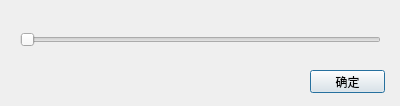
<?xml version="1.0" encoding="UTF-8"?>
<ui version="4.0">
 <class>GammaValSet</class>
 <widget class="QDialog" name="GammaValSet">
  <property name="geometry">
   <rect>
    <x>0</x>
    <y>0</y>
    <width>400</width>
    <height>106</height>
   </rect>
  </property>
  <property name="windowTitle">
   <string>Dialog</string>
  </property>
  <widget class="QSlider" name="horizontalSlider_GammaValue">
   <property name="geometry">
    <rect>
     <x>20</x>
     <y>30</y>
     <width>361</width>
     <height>19</height>
    </rect>
   </property>
   <property name="orientation">
    <enum>Qt::Horizontal</enum>
   </property>
  </widget>
  <widget class="QPushButton" name="pushButton_Ok">
   <property name="geometry">
    <rect>
     <x>310</x>
     <y>70</y>
     <width>75</width>
     <height>23</height>
    </rect>
   </property>
   <property name="text">
    <string>确定</string>
   </property>
  </widget>
 </widget>
 <resources/>
 <connections/>
</ui>
